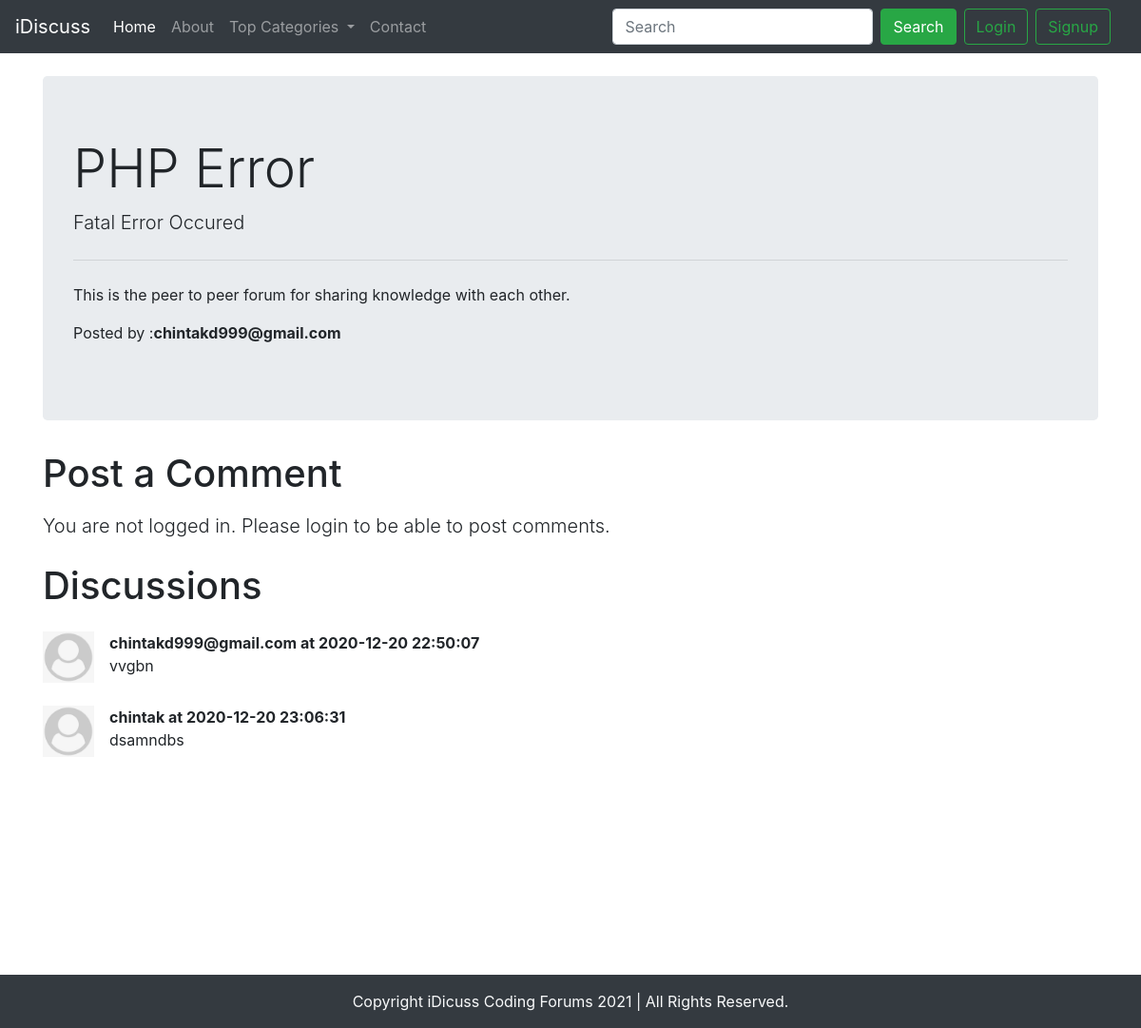
The app's page /thread.php?threadid=1 with its own data.
### tables this page shows
CREATE TABLE IF NOT EXISTS `threads` (
  `thread_id` int(7) NOT NULL AUTO_INCREMENT,
  `thread_title` varchar(255) NOT NULL,
  `thread_desc` text NOT NULL,
  `thread_cat_id` int(7) NOT NULL,
  `thread_user_id` int(7) NOT NULL,
  `timestamp` datetime NOT NULL DEFAULT CURRENT_TIMESTAMP,
  PRIMARY KEY (`thread_id`)
);

CREATE TABLE IF NOT EXISTS `users` (
  `sno` int(8) NOT NULL AUTO_INCREMENT,
  `user_email` varchar(30) NOT NULL,
  `user_pass` varchar(255) NOT NULL,
  `timestamp` datetime NOT NULL DEFAULT CURRENT_TIMESTAMP,
  PRIMARY KEY (`sno`)
);

CREATE TABLE IF NOT EXISTS `comments` (
  `comment_id` int(8) NOT NULL AUTO_INCREMENT,
  `comment_content` text NOT NULL,
  `thread_id` int(8) NOT NULL,
  `comment_by` int(8) NOT NULL,
  `comment_time` datetime NOT NULL DEFAULT CURRENT_TIMESTAMP,
  PRIMARY KEY (`comment_id`)
);

### thread.php (the view, shortened to what this page needs)
<!doctype html>
<html lang="en">
<head>
    <link rel="stylesheet" href="https://maxcdn.bootstrapcdn.com/bootstrap/4.0.0/css/bootstrap.min.css"
>
</head>
<body>
    <?php
        include('partials/header.php');
        include('partials/db_connect.php');
        $id = $_GET['threadid'];
        $sql = "SELECT * FROM `threads` WHERE thread_id=$id";
        $result = mysqli_query($conn,$sql);
        while($row = mysqli_fetch_assoc($result)){
            $title = $row['thread_title'];
            $desc = $row['thread_desc'];
            $thread_user_id = $row['thread_user_id'];
            $sql2 = "SELECT user_email FROM `users` where sno='$thread_user_id'";
            $result2 = mysqli_query($conn,$sql2);
            $row2 = mysqli_fetch_assoc($result2);
            $posted_by = $row2['user_email'];
        }
    ?>
    <div class="container my-4">
        <div class="jumbotron">
            <h1 class="display-4"><?php echo $title;?></h1>
            <p class="lead"><?php echo $desc; ?></p>
            <hr class="my-4">
            <p>This is the peer to peer forum for sharing knowledge with each other.</p>
            <p>Posted by :<b><?php  echo $posted_by; ?></b></p>
        </div>
    </div>
    <?php
    if(isset($_SESSION['loggedin']) && $_SESSION['loggedin'] == true){
    echo '<div class="container">
        <h1>Post a Comment</h1>
            <form action="' . $_SERVER['REQUEST_URI'] . '" method="POST">
                <div class="form-group">
                    <label for="exampleFormControlTextarea1">Type Your Comment</label>
                    <textarea class="form-control" id="comment" name="comment" rows="3"></textarea>
                    <input type="hidden" name="sno" value="' . $_SESSION["sno"]. '">
                </div>
                <button type="submit" class="btn btn-success">Post Comment</button>
            </form>
        </div>';
    }else{
        echo '<div class="container my-4">
            <h1 class="my-3">Post a Comment</h1>
            <p class="lead">You are not logged in. Please login to be able to post comments.</p>
        </div>';
    }
    ?>
    <div class="container" id="ques">
        <h1 class="my-4">Discussions</h1>
        <?php
            $threadid = $_GET['threadid'];
            $sql = "SELECT * FROM `comments` WHERE thread_id = $threadid";
            $result = mysqli_query($conn,$sql);
            while($row = mysqli_fetch_assoc($result)){
                $content = $row['comment_content'];
                $comment_time = $row['comment_time'];
                $comment_by = $row['comment_by'];
                $sql2 = "SELECT user_email FROM `users` where sno='$comment_by'";
                $result2 = mysqli_query($conn,$sql2);
                $row2 = mysqli_fetch_assoc($result2);
        echo '<div class="media my-4">
            <img class="mr-3" src="img/user.png" width="54px" alt="Generic placeholder image">
            <div class="media-body">
                <p class="font-weight-bold my-0">' . $row2['user_email'] . ' at ' . $comment_time . '</p>
                ' . $content . '
            </div>
        </div>';
        }
    ?>
    </div>
    <?php
        include('partials/footer.php');
    ?>
</body>
</html>

### thread.php (style rules this page uses)
#ques { min-height: 433px; }

### records on screen
threads: thread_title "PHP Error", thread_desc "Fatal Error Occured"
users: user_email "chintakd999@gmail.com"
comments: users.user_email "chintakd999@gmail.com", comment_time "2020-12-20 22:50:07", comment_content "vvgbn"
comments: users.user_email "chintak", comment_time "2020-12-20 23:06:31", comment_content "dsamndbs"
